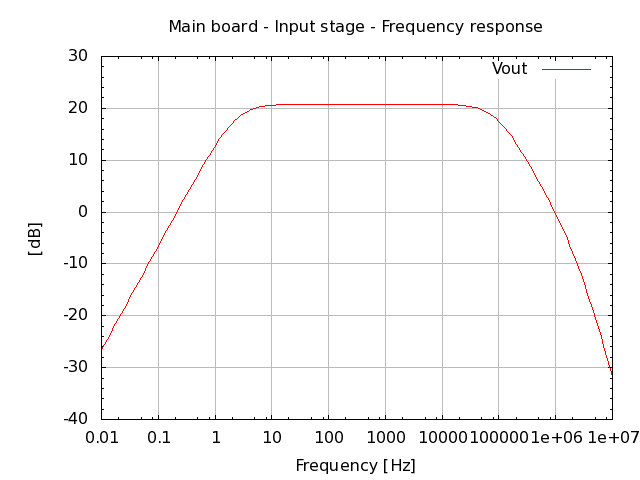

Reproduce this figure in gnuplot.
# setup terminal
set term png

# setup graph
set output "26.000.00.02.01.png"
set title "Main board - Input stage - Frequency response"

# setup Y-axis
set grid ytics lt 1 lw 1 lc rgb "#bbbbbb"
set mytics
set ylabel "[dB]"

#setup X-axis
set logscale x 10
set grid xtics lt 1 lw 1 lc rgb "#bbbbbb"
set xlabel "Frequency [Hz]"

# setup plot style
set style data lines
plot '26.000.00.02.01.dat' using 1:2 title "Vout"

# set output back to default
set output

# reset terminal type
set terminal pop
